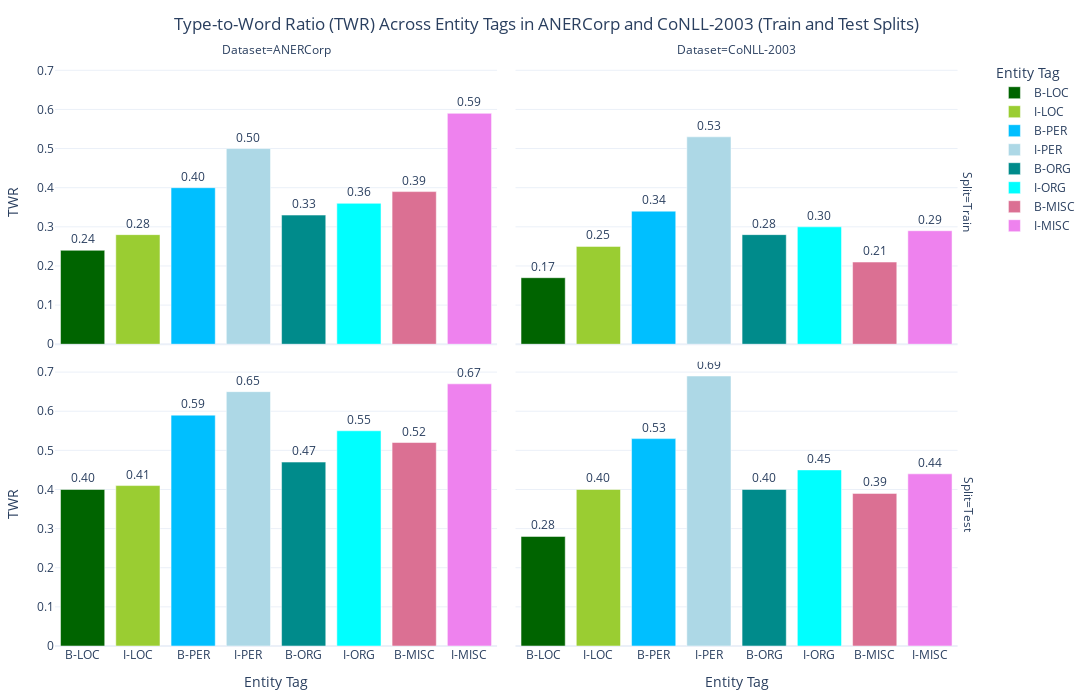

Notebook source saved alongside this figure:
### Code cell
visualizer = EntityTagTTRVisualizer(df)
visualizer.preprocess_data()
visualizer.plot_faceted_bar_chart(
    metric='TWR',
    text='TWR',
    title='Type-to-Word Ratio (TWR) Across Entity Tags in ANERCorp and CoNLL-2003 (Train and Test Splits)'
)

### Figure 1 — Plotly figure (JSON) as saved in the notebook; plotly's stock layout.template omitted (floating-point values rounded to 4 significant figures)
{"data": [{"alignmentgroup": "True", "hovertemplate": "Entity Tag=%{x}<br>Split=Train<br>Dataset=ANERCorp<br>TWR=%{text}<extra></extra>", "legendgroup": "B-LOC", "marker": {"color": "darkgreen", "pattern": {"shape": ""}}, "name": "B-LOC", "offsetgroup": "B-LOC", "orientation": "v", "showlegend": true, "text": [0.24], "textposition": "outside", "texttemplate": "%{text:.2f}", "type": "bar", "x": ["B-LOC"], "xaxis": "x3", "y": [0.24], "yaxis": "y3"}, {"alignmentgroup": "True", "hovertemplate": "Entity Tag=%{x}<br>Split=Train<br>Dataset=CoNLL-2003<br>TWR=%{text}<extra></extra>", "legendgroup": "B-LOC", "marker": {"color": "darkgreen", "pattern": {"shape": ""}}, "name": "B-LOC", "offsetgroup": "B-LOC", "orientation": "v", "showlegend": false, "text": [0.17], "textposition": "outside", "texttemplate": "%{text:.2f}", "type": "bar", "x": ["B-LOC"], "xaxis": "x4", "y": [0.17], "yaxis": "y4"}, {"alignmentgroup": "True", "hovertemplate": "Entity Tag=%{x}<br>Split=Test<br>Dataset=ANERCorp<br>TWR=%{text}<extra></extra>", "legendgroup": "B-LOC", "marker": {"color": "darkgreen", "pattern": {"shape": ""}}, "name": "B-LOC", "offsetgroup": "B-LOC", "orientation": "v", "showlegend": false, "text": [0.4], "textposition": "outside", "texttemplate": "%{text:.2f}", "type": "bar", "x": ["B-LOC"], "xaxis": "x", "y": [0.4], "yaxis": "y"}, {"alignmentgroup": "True", "hovertemplate": "Entity Tag=%{x}<br>Split=Test<br>Dataset=CoNLL-2003<br>TWR=%{text}<extra></extra>", "legendgroup": "B-LOC", "marker": {"color": "darkgreen", "pattern": {"shape": ""}}, "name": "B-LOC", "offsetgroup": "B-LOC", "orientation": "v", "showlegend": false, "text": [0.28], "textposition": "outside", "texttemplate": "%{text:.2f}", "type": "bar", "x": ["B-LOC"], "xaxis": "x2", "y": [0.28], "yaxis": "y2"}, {"alignmentgroup": "True", "hovertemplate": "Entity Tag=%{x}<br>Split=Train<br>Dataset=ANERCorp<br>TWR=%{text}<extra></extra>", "legendgroup": "I-LOC", "marker": {"color": "yellowgreen", "pattern": {"shape": ""}}, "name": "I-LOC", "offsetgroup": "I-LOC", "orientation": "v", "showlegend": true, "text": [0.28], "textposition": "outside", "texttemplate": "%{text:.2f}", "type": "bar", "x": ["I-LOC"], "xaxis": "x3", "y": [0.28], "yaxis": "y3"}, {"alignmentgroup": "True", "hovertemplate": "Entity Tag=%{x}<br>Split=Train<br>Dataset=CoNLL-2003<br>TWR=%{text}<extra></extra>", "legendgroup": "I-LOC", "marker": {"color": "yellowgreen", "pattern": {"shape": ""}}, "name": "I-LOC", "offsetgroup": "I-LOC", "orientation": "v", "showlegend": false, "text": [0.25], "textposition": "outside", "texttemplate": "%{text:.2f}", "type": "bar", "x": ["I-LOC"], "xaxis": "x4", "y": [0.25], "yaxis": "y4"}, {"alignmentgroup": "True", "hovertemplate": "Entity Tag=%{x}<br>Split=Test<br>Dataset=ANERCorp<br>TWR=%{text}<extra></extra>", "legendgroup": "I-LOC", "marker": {"color": "yellowgreen", "pattern": {"shape": ""}}, "name": "I-LOC", "offsetgroup": "I-LOC", "orientation": "v", "showlegend": false, "text": [0.41], "textposition": "outside", "texttemplate": "%{text:.2f}", "type": "bar", "x": ["I-LOC"], "xaxis": "x", "y": [0.41], "yaxis": "y"}, {"alignmentgroup": "True", "hovertemplate": "Entity Tag=%{x}<br>Split=Test<br>Dataset=CoNLL-2003<br>TWR=%{text}<extra></extra>", "legendgroup": "I-LOC", "marker": {"color": "yellowgreen", "pattern": {"shape": ""}}, "name": "I-LOC", "offsetgroup": "I-LOC", "orientation": "v", "showlegend": false, "text": [0.4], "textposition": "outside", "texttemplate": "%{text:.2f}", "type": "bar", "x": ["I-LOC"], "xaxis": "x2", "y": [0.4], "yaxis": "y2"}, {"alignmentgroup": "True", "hovertemplate": "Entity Tag=%{x}<br>Split=Train<br>Dataset=ANERCorp<br>TWR=%{text}<extra></extra>", "legendgroup": "B-PER", "marker": {"color": "deepskyblue", "pattern": {"shape": ""}}, "name": "B-PER", "offsetgroup": "B-PER", "orientation": "v", "showlegend": true, "text": [0.4], "textposition": "outside", "texttemplate": "%{text:.2f}", "type": "bar", "x": ["B-PER"], "xaxis": "x3", "y": [0.4], "yaxis": "y3"}, {"alignmentgroup": "True", "hovertemplate": "Entity Tag=%{x}<br>Split=Train<br>Dataset=CoNLL-2003<br>TWR=%{text}<extra></extra>", "legendgroup": "B-PER", "marker": {"color": "deepskyblue", "pattern": {"shape": ""}}, "name": "B-PER", "offsetgroup": "B-PER", "orientation": "v", "showlegend": false, "text": [0.34], "textposition": "outside", "texttemplate": "%{text:.2f}", "type": "bar", "x": ["B-PER"], "xaxis": "x4", "y": [0.34], "yaxis": "y4"}, {"alignmentgroup": "True", "hovertemplate": "Entity Tag=%{x}<br>Split=Test<br>Dataset=ANERCorp<br>TWR=%{text}<extra></extra>", "legendgroup": "B-PER", "marker": {"color": "deepskyblue", "pattern": {"shape": ""}}, "name": "B-PER", "offsetgroup": "B-PER", "orientation": "v", "showlegend": false, "text": [0.59], "textposition": "outside", "texttemplate": "%{text:.2f}", "type": "bar", "x": ["B-PER"], "xaxis": "x", "y": [0.59], "yaxis": "y"}, {"alignmentgroup": "True", "hovertemplate": "Entity Tag=%{x}<br>Split=Test<br>Dataset=CoNLL-2003<br>TWR=%{text}<extra></extra>", "legendgroup": "B-PER", "marker": {"color": "deepskyblue", "pattern": {"shape": ""}}, "name": "B-PER", "offsetgroup": "B-PER", "orientation": "v", "showlegend": false, "text": [0.53], "textposition": "outside", "texttemplate": "%{text:.2f}", "type": "bar", "x": ["B-PER"], "xaxis": "x2", "y": [0.53], "yaxis": "y2"}, {"alignmentgroup": "True", "hovertemplate": "Entity Tag=%{x}<br>Split=Train<br>Dataset=ANERCorp<br>TWR=%{text}<extra></extra>", "legendgroup": "I-PER", "marker": {"color": "lightblue", "pattern": {"shape": ""}}, "name": "I-PER", "offsetgroup": "I-PER", "orientation": "v", "showlegend": true, "text": [0.5], "textposition": "outside", "texttemplate": "%{text:.2f}", "type": "bar", "x": ["I-PER"], "xaxis": "x3", "y": [0.5], "yaxis": "y3"}, {"alignmentgroup": "True", "hovertemplate": "Entity Tag=%{x}<br>Split=Train<br>Dataset=CoNLL-2003<br>TWR=%{text}<extra></extra>", "legendgroup": "I-PER", "marker": {"color": "lightblue", "pattern": {"shape": ""}}, "name": "I-PER", "offsetgroup": "I-PER", "orientation": "v", "showlegend": false, "text": [0.53], "textposition": "outside", "texttemplate": "%{text:.2f}", "type": "bar", "x": ["I-PER"], "xaxis": "x4", "y": [0.53], "yaxis": "y4"}, {"alignmentgroup": "True", "hovertemplate": "Entity Tag=%{x}<br>Split=Test<br>Dataset=ANERCorp<br>TWR=%{text}<extra></extra>", "legendgroup": "I-PER", "marker": {"color": "lightblue", "pattern": {"shape": ""}}, "name": "I-PER", "offsetgroup": "I-PER", "orientation": "v", "showlegend": false, "text": [0.65], "textposition": "outside", "texttemplate": "%{text:.2f}", "type": "bar", "x": ["I-PER"], "xaxis": "x", "y": [0.65], "yaxis": "y"}, {"alignmentgroup": "True", "hovertemplate": "Entity Tag=%{x}<br>Split=Test<br>Dataset=CoNLL-2003<br>TWR=%{text}<extra></extra>", "legendgroup": "I-PER", "marker": {"color": "lightblue", "pattern": {"shape": ""}}, "name": "I-PER", "offsetgroup": "I-PER", "orientation": "v", "showlegend": false, "text": [0.69], "textposition": "outside", "texttemplate": "%{text:.2f}", "type": "bar", "x": ["I-PER"], "xaxis": "x2", "y": [0.69], "yaxis": "y2"}, {"alignmentgroup": "True", "hovertemplate": "Entity Tag=%{x}<br>Split=Train<br>Dataset=ANERCorp<br>TWR=%{text}<extra></extra>", "legendgroup": "B-ORG", "marker": {"color": "darkcyan", "pattern": {"shape": ""}}, "name": "B-ORG", "offsetgroup": "B-ORG", "orientation": "v", "showlegend": true, "text": [0.33], "textposition": "outside", "texttemplate": "%{text:.2f}", "type": "bar", "x": ["B-ORG"], "xaxis": "x3", "y": [0.33], "yaxis": "y3"}, {"alignmentgroup": "True", "hovertemplate": "Entity Tag=%{x}<br>Split=Train<br>Dataset=CoNLL-2003<br>TWR=%{text}<extra></extra>", "legendgroup": "B-ORG", "marker": {"color": "darkcyan", "pattern": {"shape": ""}}, "name": "B-ORG", "offsetgroup": "B-ORG", "orientation": "v", "showlegend": false, "text": [0.28], "textposition": "outside", "texttemplate": "%{text:.2f}", "type": "bar", "x": ["B-ORG"], "xaxis": "x4", "y": [0.28], "yaxis": "y4"}, {"alignmentgroup": "True", "hovertemplate": "Entity Tag=%{x}<br>Split=Test<br>Dataset=ANERCorp<br>TWR=%{text}<extra></extra>", "legendgroup": "B-ORG", "marker": {"color": "darkcyan", "pattern": {"shape": ""}}, "name": "B-ORG", "offsetgroup": "B-ORG", "orientation": "v", "showlegend": false, "text": [0.47], "textposition": "outside", "texttemplate": "%{text:.2f}", "type": "bar", "x": ["B-ORG"], "xaxis": "x", "y": [0.47], "yaxis": "y"}, {"alignmentgroup": "True", "hovertemplate": "Entity Tag=%{x}<br>Split=Test<br>Dataset=CoNLL-2003<br>TWR=%{text}<extra></extra>", "legendgroup": "B-ORG", "marker": {"color": "darkcyan", "pattern": {"shape": ""}}, "name": "B-ORG", "offsetgroup": "B-ORG", "orientation": "v", "showlegend": false, "text": [0.4], "textposition": "outside", "texttemplate": "%{text:.2f}", "type": "bar", "x": ["B-ORG"], "xaxis": "x2", "y": [0.4], "yaxis": "y2"}, {"alignmentgroup": "True", "hovertemplate": "Entity Tag=%{x}<br>Split=Train<br>Dataset=ANERCorp<br>TWR=%{text}<extra></extra>", "legendgroup": "I-ORG", "marker": {"color": "cyan", "pattern": {"shape": ""}}, "name": "I-ORG", "offsetgroup": "I-ORG", "orientation": "v", "showlegend": true, "text": [0.36], "textposition": "outside", "texttemplate": "%{text:.2f}", "type": "bar", "x": ["I-ORG"], "xaxis": "x3", "y": [0.36], "yaxis": "y3"}, {"alignmentgroup": "True", "hovertemplate": "Entity Tag=%{x}<br>Split=Train<br>Dataset=CoNLL-2003<br>TWR=%{text}<extra></extra>", "legendgroup": "I-ORG", "marker": {"color": "cyan", "pattern": {"shape": ""}}, "name": "I-ORG", "offsetgroup": "I-ORG", "orientation": "v", "showlegend": false, "text": [0.3], "textposition": "outside", "texttemplate": "%{text:.2f}", "type": "bar", "x": ["I-ORG"], "xaxis": "x4", "y": [0.3], "yaxis": "y4"}, {"alignmentgroup": "True", "hovertemplate": "Entity Tag=%{x}<br>Split=Test<br>Dataset=ANERCorp<br>TWR=%{text}<extra></extra>", "legendgroup": "I-ORG", "marker": {"color": "cyan", "pattern": {"shape": ""}}, "name": "I-ORG", "offsetgroup": "I-ORG", "orientation": "v", "showlegend": false, "text": [0.55], "textposition": "outside", "texttemplate": "%{text:.2f}", "type": "bar", "x": ["I-ORG"], "xaxis": "x", "y": [0.55], "yaxis": "y"}, {"alignmentgroup": "True", "hovertemplate": "Entity Tag=%{x}<br>Split=Test<br>Dataset=CoNLL-2003<br>TWR=%{text}<extra></extra>", "legendgroup": "I-ORG", "marker": {"color": "cyan", "pattern": {"shape": ""}}, "name": "I-ORG", "offsetgroup": "I-ORG", "orientation": "v", "showlegend": false, "text": [0.45], "textposition": "outside", "texttemplate": "%{text:.2f}", "type": "bar", "x": ["I-ORG"], "xaxis": "x2", "y": [0.45], "yaxis": "y2"}, {"alignmentgroup": "True", "hovertemplate": "Entity Tag=%{x}<br>Split=Train<br>Dataset=ANERCorp<br>TWR=%{text}<extra></extra>", "legendgroup": "B-MISC", "marker": {"color": "palevioletred", "pattern": {"shape": ""}}, "name": "B-MISC", "offsetgroup": "B-MISC", "orientation": "v", "showlegend": true, "text": [0.39], "textposition": "outside", "texttemplate": "%{text:.2f}", "type": "bar", "x": ["B-MISC"], "xaxis": "x3", "y": [0.39], "yaxis": "y3"}, {"alignmentgroup": "True", "hovertemplate": "Entity Tag=%{x}<br>Split=Train<br>Dataset=CoNLL-2003<br>TWR=%{text}<extra></extra>", "legendgroup": "B-MISC", "marker": {"color": "palevioletred", "pattern": {"shape": ""}}, "name": "B-MISC", "offsetgroup": "B-MISC", "orientation": "v", "showlegend": false, "text": [0.21], "textposition": "outside", "texttemplate": "%{text:.2f}", "type": "bar", "x": ["B-MISC"], "xaxis": "x4", "y": [0.21], "yaxis": "y4"}, {"alignmentgroup": "True", "hovertemplate": "Entity Tag=%{x}<br>Split=Test<br>Dataset=ANERCorp<br>TWR=%{text}<extra></extra>", "legendgroup": "B-MISC", "marker": {"color": "palevioletred", "pattern": {"shape": ""}}, "name": "B-MISC", "offsetgroup": "B-MISC", "orientation": "v", "showlegend": false, "text": [0.52], "textposition": "outside", "texttemplate": "%{text:.2f}", "type": "bar", "x": ["B-MISC"], "xaxis": "x", "y": [0.52], "yaxis": "y"}, {"alignmentgroup": "True", "hovertemplate": "Entity Tag=%{x}<br>Split=Test<br>Dataset=CoNLL-2003<br>TWR=%{text}<extra></extra>", "legendgroup": "B-MISC", "marker": {"color": "palevioletred", "pattern": {"shape": ""}}, "name": "B-MISC", "offsetgroup": "B-MISC", "orientation": "v", "showlegend": false, "text": [0.39], "textposition": "outside", "texttemplate": "%{text:.2f}", "type": "bar", "x": ["B-MISC"], "xaxis": "x2", "y": [0.39], "yaxis": "y2"}, {"alignmentgroup": "True", "hovertemplate": "Entity Tag=%{x}<br>Split=Train<br>Dataset=ANERCorp<br>TWR=%{text}<extra></extra>", "legendgroup": "I-MISC", "marker": {"color": "violet", "pattern": {"shape": ""}}, "name": "I-MISC", "offsetgroup": "I-MISC", "orientation": "v", "showlegend": true, "text": [0.59], "textposition": "outside", "texttemplate": "%{text:.2f}", "type": "bar", "x": ["I-MISC"], "xaxis": "x3", "y": [0.59], "yaxis": "y3"}, {"alignmentgroup": "True", "hovertemplate": "Entity Tag=%{x}<br>Split=Train<br>Dataset=CoNLL-2003<br>TWR=%{text}<extra></extra>", "legendgroup": "I-MISC", "marker": {"color": "violet", "pattern": {"shape": ""}}, "name": "I-MISC", "offsetgroup": "I-MISC", "orientation": "v", "showlegend": false, "text": [0.29], "textposition": "outside", "texttemplate": "%{text:.2f}", "type": "bar", "x": ["I-MISC"], "xaxis": "x4", "y": [0.29], "yaxis": "y4"}, {"alignmentgroup": "True", "hovertemplate": "Entity Tag=%{x}<br>Split=Test<br>Dataset=ANERCorp<br>TWR=%{text}<extra></extra>", "legendgroup": "I-MISC", "marker": {"color": "violet", "pattern": {"shape": ""}}, "name": "I-MISC", "offsetgroup": "I-MISC", "orientation": "v", "showlegend": false, "text": [0.67], "textposition": "outside", "texttemplate": "%{text:.2f}", "type": "bar", "x": ["I-MISC"], "xaxis": "x", "y": [0.67], "yaxis": "y"}, {"alignmentgroup": "True", "hovertemplate": "Entity Tag=%{x}<br>Split=Test<br>Dataset=CoNLL-2003<br>TWR=%{text}<extra></extra>", "legendgroup": "I-MISC", "marker": {"color": "violet", "pattern": {"shape": ""}}, "name": "I-MISC", "offsetgroup": "I-MISC", "orientation": "v", "showlegend": false, "text": [0.44], "textposition": "outside", "texttemplate": "%{text:.2f}", "type": "bar", "x": ["I-MISC"], "xaxis": "x2", "y": [0.44], "yaxis": "y2"}], "layout": {"annotations": [{"font": {}, "showarrow": false, "text": "Dataset=ANERCorp", "x": 0.24, "xanchor": "center", "xref": "paper", "y": 1, "yanchor": "bottom", "yref": "paper"}, {"font": {}, "showarrow": false, "text": "Dataset=CoNLL-2003", "x": 0.74, "xanchor": "center", "xref": "paper", "y": 1, "yanchor": "bottom", "yref": "paper"}, {"font": {}, "showarrow": false, "text": "Split=Test", "textangle": 90, "x": 0.98, "xanchor": "left", "xref": "paper", "y": 0.2425, "yanchor": "middle", "yref": "paper"}, {"font": {}, "showarrow": false, "text": "Split=Train", "textangle": 90, "x": 0.98, "xanchor": "left", "xref": "paper", "y": 0.7575, "yanchor": "middle", "yref": "paper"}], "barmode": "relative", "height": 700, "legend": {"title": {"text": "Entity Tag"}, "tracegroupgap": 0}, "margin": {"b": 20, "l": 20, "r": 20, "t": 60}, "title": {"text": "Type-to-Word Ratio (TWR) Across Entity Tags in ANERCorp and CoNLL-2003 (Train and Test Splits)", "x": 0.5}, "width": 1200, "xaxis": {"anchor": "y", "categoryarray": ["B-LOC", "I-LOC", "B-PER", "I-PER", "B-ORG", "I-ORG", "B-MISC", "I-MISC"], "categoryorder": "array", "domain": [0, 0.48], "title": {"text": "Entity Tag"}}, "xaxis2": {"anchor": "y2", "categoryarray": ["B-LOC", "I-LOC", "B-PER", "I-PER", "B-ORG", "I-ORG", "B-MISC", "I-MISC"], "categoryorder": "array", "domain": [0.5, 0.98], "matches": "x", "title": {"text": "Entity Tag"}}, "xaxis3": {"anchor": "y3", "domain": [0, 0.48], "matches": "x", "showticklabels": false}, "xaxis4": {"anchor": "y4", "domain": [0.5, 0.98], "matches": "x", "showticklabels": false}, "yaxis": {"anchor": "x", "domain": [0, 0.485], "title": {"text": "TWR"}}, "yaxis2": {"anchor": "x2", "domain": [0, 0.485], "matches": "y", "showticklabels": false}, "yaxis3": {"anchor": "x3", "domain": [0.515, 1], "matches": "y", "title": {"text": "TWR"}}, "yaxis4": {"anchor": "x4", "domain": [0.515, 1], "matches": "y", "showticklabels": false}}}
